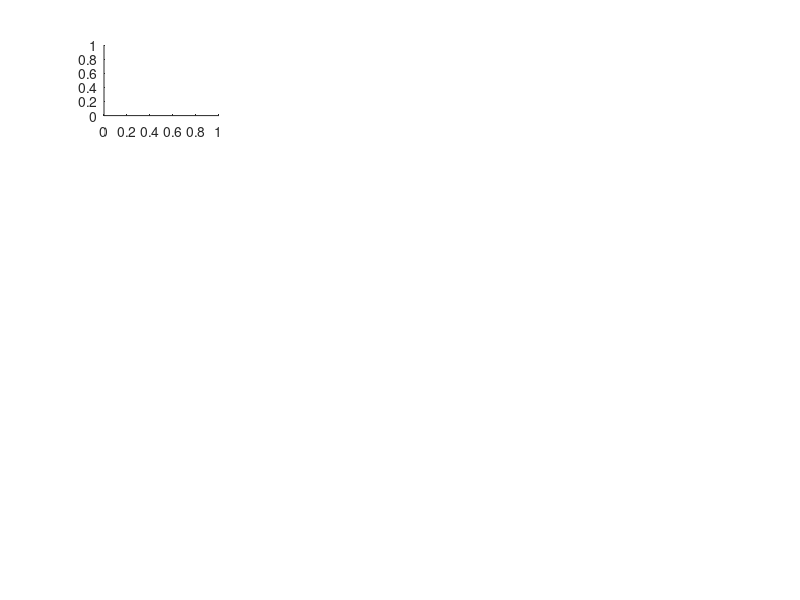

MATLAB code for this plot: (Note: this script raises an error after producing the figure.)
%% Make plots for turn analysis %%
%
% Charles Xu @ UCSD, 20220221
%
% This code is intended for completing all of the plotting of turn analysis
% figures
%
% Run TurnAnalysis_MakeStats.m before running this code
%
%% Main %%

%% Make summary figure
figure
set(gcf,'Position',[10 10 1000 1000])

% Row 1 - Alternation at turn 1 on 4 paths
subplot(5,4,1)
bar(table2array(summaryStats{1,1}(1:2:end,4)))
ylim([0 1])
title({'First Order Alternation','at Turn 1 by','Recording Condition','on 4 Paths'})
xticklabels(table2array(summaryStats{1,1}(1:2:end,1)));

subplot(5,4,2)
bar(table2array(summaryStats{1,1}(1:2:end,10)))
ylim([0 1])
title({'Second Order Alternation','at Turn 1 by','Recording Condition','on 4 Paths'})
xticklabels(table2array(summaryStats{1,1}(1:2:end,1)));

subplot(5,4,3)
bar(table2array(summaryStats{1,2}(1:2:end,4)))
ylim([0 1])
title({'First Order Alternation','at Turn 1 by','Rotation Condition','on 4 Paths'})
xticklabels(table2array(summaryStats{1,2}(1:2:end,1)));

subplot(5,4,4)
bar(table2array(summaryStats{1,2}(1:2:end,10)))
ylim([0 1])
title({'Second Order Alternation','at Turn 1 by','Rotation Condition','on 4 Paths'})
xticklabels(table2array(summaryStats{1,2}(1:2:end,1)));

% Row 2 - Alternation at turn 1 on 8 paths
subplot(5,4,5)
bar(table2array(summaryStats{1,1}(2:2:end,4)))
ylim([0 1])
title({'First Order Alternation','at Turn 1 by','Recording Condition','on 8 Paths'})
xticklabels(table2array(summaryStats{1,1}(2:2:end,1)));

subplot(5,4,6)
bar(table2array(summaryStats{1,1}(2:2:end,10)))
ylim([0 1])
title({'Second Order Alternation','at Turn 1 by','Recording Condition','on 8 Paths'})
xticklabels(table2array(summaryStats{1,1}(2:2:end,1)));

subplot(5,4,7)
bar(table2array(summaryStats{1,2}(2:2:end,4)))
ylim([0 1])
title({'First Order Alternation','at Turn 1 by','Rotation Condition','on 8 Paths'})
xticklabels(table2array(summaryStats{1,2}(2:2:end,1)));

subplot(5,4,8)
bar(table2array(summaryStats{1,2}(2:2:end,10)))
ylim([0 1])
title({'Second Order Alternation','at Turn 1 by','Rotation Condition','on 8 Paths'})
xticklabels(table2array(summaryStats{1,2}(2:2:end,1)));

% Row 3 - Alternation at turn 2 on 8 paths
subplot(5,4,9)
bar(table2array(summaryStats{1,1}(2:2:end,6)))
ylim([0 1])
title({'First Order Alternation','at Turn 2 by','Recording Condition','on 8 Paths'})
xticklabels(table2array(summaryStats{1,1}(2:2:end,1)));

subplot(5,4,10)
bar(table2array(summaryStats{1,1}(2:2:end,12)))
ylim([0 1])
title({'Second Order Alternation','at Turn 2 by','Recording Condition','on 8 Paths'})
xticklabels(table2array(summaryStats{1,1}(2:2:end,1)));

subplot(5,4,11)
bar(table2array(summaryStats{1,2}(2:2:end,6)))
ylim([0 1])
title({'First Order Alternation','at Turn 2 by','Rotation Condition','on 8 Paths'})
xticklabels(table2array(summaryStats{1,2}(2:2:end,1)));

subplot(5,4,12)
bar(table2array(summaryStats{1,2}(2:2:end,12)))
ylim([0 1])
title({'Second Order Alternation','at Turn 2 by','Rotation Condition','on 8 Paths'})
xticklabels(table2array(summaryStats{1,2}(2:2:end,1)));


% Row 4 - Alteration by number of paths
subplot(5,4,13)
bar(table2array(summaryStats{1,3}(:,3)))
ylim([0 1])
title({'First Order Alternation','at Turn 1 by','Number of Paths'})
xticklabels(table2array(summaryStats{1,3}(:,1)));

subplot(5,4,14)
bar(table2array(summaryStats{1,3}(:,5)))
ylim([0 1])
title({'First Order Alternation','at Turn 2 by','Number of Paths'})
xticklabels(table2array(summaryStats{1,3}(:,1)));

subplot(5,4,15)
bar(table2array(summaryStats{1,3}(:,9)))
ylim([0 1])
title({'Second Order Alternation','at Turn 1 by','Number of Paths'})
xticklabels(table2array(summaryStats{1,3}(:,1)));

subplot(5,4,16)
bar(table2array(summaryStats{1,3}(:,11)))
ylim([0 1])
title({'Second Order Alternation','at Turn 2 by','Number of Paths'})
xticklabels(table2array(summaryStats{1,3}(:,1)));

% Row 5
subplot(5,4,17)
bar(table2array(summaryStats{1,4}((2:2:end),5)))
ylim([0 1])
title({'First Order Alternation','at Turn 1 by','Recording & Rotation','on 8 Paths'})
xticklabels(replace(string(summaryStats{1,4}.Properties.RowNames(2:2:end,1)),'_','-'));

subplot(5,4,18)
bar(table2array(summaryStats{1,4}((2:2:end),7)))
ylim([0 1])
title({'First Order Alternation','at Turn 2 by','Recording & Rotation','on 8 Paths'})
xticklabels(replace(string(summaryStats{1,4}.Properties.RowNames(2:2:end,1)),'_','-'));

subplot(5,4,19)
bar(table2array(summaryStats{1,4}((2:2:end),11)))
ylim([0 1])
title({'Second Order Alternation','at Turn 1 by','Recording & Rotation','on 8 Paths'})
xticklabels(replace(string(summaryStats{1,4}.Properties.RowNames(2:2:end,1)),'_','-'));

subplot(5,4,20)
bar(table2array(summaryStats{1,4}((2:2:end),13)))
ylim([0 1])
title({'Second Order Alternation','at Turn 2 by','Recording & Rotation','on 8 Paths'})
xticklabels(replace(string(summaryStats{1,4}.Properties.RowNames(2:2:end,1)),'_','-'));

%% Plot grouped bar plots
figure
set(gcf,'Position',[10 10 1200 1000])

% Row 1
subplot(4,4,1)
bar([table2array(summaryStats{1,1}(1:2:end,4)).';table2array(summaryStats{1,1}(2:2:end,4)).'])
ylim([0,1])
title({'First Order Alternation','at Turn 1 by','Recording Condition','on 4 vs 8 Paths'})
xticklabels({'4 Paths','8 Paths'})
lg1 = legend({'CTR','SAL','CNO'});
lg1.Location = 'northeastoutside';
% Error bars: need to pass bar position values to error bar positions
% hold on
% errorbar([table2array(summaryStats{1,1}(1:2:end,4)).';table2array(summaryStats{1,1}(2:2:end,4)).'],[table2array(summaryStats{1,1}(1:2:end,5)).';table2array(summaryStats{1,1}(2:2:end,5)).'])
% hold off

subplot(4,4,2)
bar([table2array(summaryStats{1,1}(1:2:end,10)).';table2array(summaryStats{1,1}(2:2:end,10)).'])
ylim([0,1])
title({'Second Order Alternation','at Turn 1 by','Recording Condition','on 4 vs 8 Paths'})
xticklabels({'4 Paths','8 Paths'})
lg2 = legend({'CTR','SAL','CNO'});
lg2.Location = 'northeastoutside';

subplot(4,4,3)
bar([table2array(summaryStats{1,2}(1:2:end,4)).';table2array(summaryStats{1,2}(2:2:end,4)).'])
ylim([0,1])
title({'First Order Alternation','at Turn 1 by','Rotation Condition','on 4 vs 8 Paths'})
xticklabels({'4 Paths','8 Paths'})
lg3 = legend({'NOR','ROT'});
lg3.Location = 'northeastoutside';

subplot(4,4,4)
bar([table2array(summaryStats{1,2}(1:2:end,10)).';table2array(summaryStats{1,2}(2:2:end,10)).'])
ylim([0,1])
title({'Second Order Alternation','at Turn 1 by','Rotation Condition','on 4 vs 8 Paths'})
xticklabels({'4 Paths','8 Paths'})
lg4 = legend({'NOR','ROT'});
lg4.Location = 'northeastoutside';

% Row 2
subplot(4,4,5)
bar([table2array(summaryStats{1,1}(2:2:end,4)).';table2array(summaryStats{1,1}(2:2:end,6)).'])
ylim([0,1])
title({'First Order Alternation','on 8 Paths by','Recording Condition','at Turns 1 vs 2'})
xticklabels({'Turn 1','Turn 2'})
lg5 = legend({'CTR','SAL','CNO'});
lg5.Location = 'northeastoutside';

subplot(4,4,6)
bar([table2array(summaryStats{1,1}(2:2:end,10)).';table2array(summaryStats{1,1}(2:2:end,12)).'])
ylim([0,1])
title({'Second Order Alternation','on 8 Paths by','Recording Condition','at Turns 1 vs 2'})
xticklabels({'Turn 1','Turn 2'})
lg6 = legend({'CTR','SAL','CNO'});
lg6.Location = 'northeastoutside';

subplot(4,4,7)
bar([table2array(summaryStats{1,2}(2:2:end,4)).';table2array(summaryStats{1,2}(2:2:end,6)).'])
ylim([0,1])
title({'First Order Alternation','on 8 Paths by','Rotation Condition','at Turns 1 vs 2'})
xticklabels({'Turn 1','Turn 2'})
lg7 = legend({'NOR','ROT'});
lg7.Location = 'northeastoutside';

subplot(4,4,8)
bar([table2array(summaryStats{1,2}(2:2:end,10)).';table2array(summaryStats{1,2}(2:2:end,12)).'])
ylim([0,1])
title({'Second Order Alternation','on 8 Paths by','Rotation Condition','at Turns 1 vs 2'})
xticklabels({'Turn 1','Turn 2'})
lg8 = legend({'NOR','ROT'});
lg8.Location = 'northeastoutside';

%% Make histogram for distribution of probabilities
% figure
% set(gcf,'Position',[10 10 1000 1000])
% 

